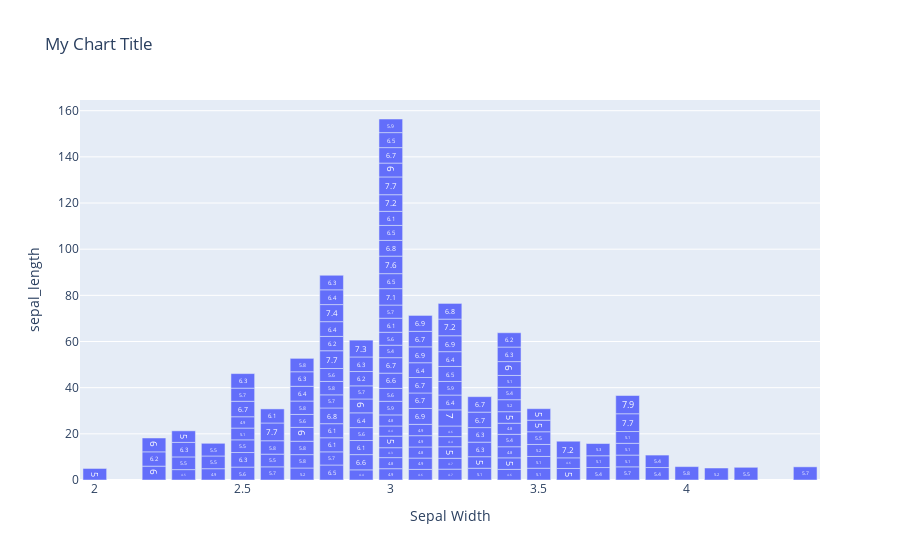

Notebook code cell kept with this figure:
### Code cell
my_fig.update_xaxes(title='Sepal Width')

### Figure 1 — Plotly figure (JSON) as saved in the notebook; plotly's stock layout.template omitted (floating-point values rounded to 4 significant figures; data arrays with more than 128 entries replaced by an {"elided": "..."} marker saying what was removed)
{"data": [{"alignmentgroup": "True", "hovertemplate": "sepal_width=%{x}<br>sepal_length=%{y}<extra></extra>", "legendgroup": "", "marker": {"color": "#636efa"}, "name": "", "offsetgroup": "", "orientation": "v", "showlegend": false, "text": {"elided": "150 float values"}, "textfont": {"size": 10}, "textposition": "inside", "type": "bar", "x": {"elided": "150 float values"}, "xaxis": "x", "y": {"elided": "150 float values"}, "yaxis": "y"}], "layout": {"autosize": true, "barmode": "relative", "legend": {"tracegroupgap": 0}, "title": {"text": "My Chart Title"}, "xaxis": {"anchor": "y", "autorange": true, "domain": [0, 1], "range": [1.95, 4.45], "title": {"text": "Sepal Width"}, "type": "linear"}, "yaxis": {"anchor": "x", "autorange": true, "domain": [0, 1], "range": [0, 164.6], "title": {"text": "sepal_length"}, "type": "linear"}}}
